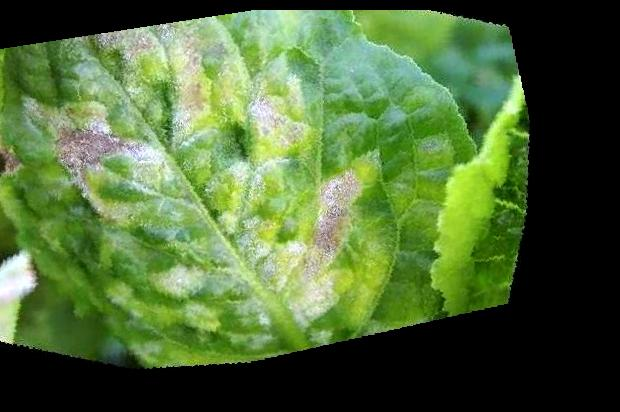
#> input picture temp.jpg, 620 x 412 px
$ python -i app.py   (imports and definitions only)   (older library calls are emulated)
#> lines starting #> are read from the running program, lines starting #| are printed output that depends on the picture
import streamlit as st
import numpy as np
import pandas as pd
import cv2
import mahotas
import joblib

# === Preprocessing Functions ===
def compute_brightness(img_path):
    img = cv2.imread(img_path)
    if img is None:
        return 0
    gray = cv2.cvtColor(img, cv2.COLOR_BGR2GRAY)
    return np.mean(gray)

def extract_texture(img_path):
    img = cv2.imread(img_path)
    if img is None:
        return np.zeros(13)
    gray = cv2.cvtColor(cv2.resize(img, (240, 240)), cv2.COLOR_BGR2GRAY)
    return mahotas.features.haralick(gray).mean(axis=0)

def extract_histogram(img_path):
#> called with img_path = 'temp.jpg'
    img = cv2.imread(img_path)
#> img is the input picture: shape (412, 620, 3); mean B, G, R 57.3, 107.6, 80.5
    gray = cv2.cvtColor(cv2.resize(img, (240, 240)), cv2.COLOR_BGR2GRAY)
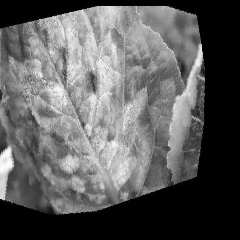
#> gray: shape (240, 240); min 0, max 255, mean 93.6
    hist = cv2.calcHist([gray], [0], None, [64], [0, 256])
#> hist = 64 values, max 18870 at index 0, min 13 at index 63, mean 900
    return hist.flatten() / hist.sum()

# === Load trained model and scaler ===
# [30 lines not run here, left out]

>>> result = extract_histogram('temp.jpg')
#> result = 64 values, max 0.328 at index 0, min 0.000226 at index 63, mean 0.0156
